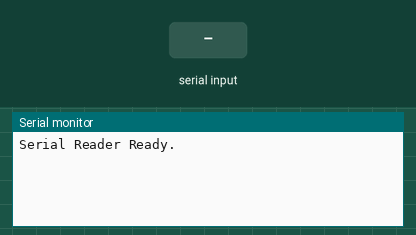
The sketch below on a simulated ESP32. Parts: the last lines printed to the serial monitor. Inputs (shaded band) come from the test bench.

Above: at 1.2 s.
1.3 s: "1\n" received over the second serial link
At 2.5 s:
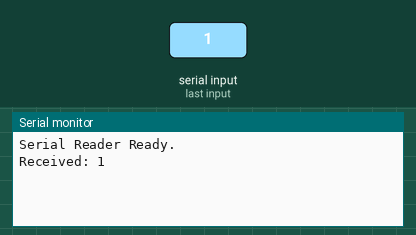
2.8 s: "0\n" received over the second serial link
At 3.7 s:
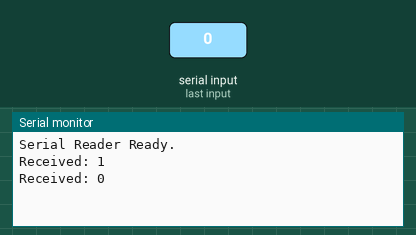
4.3 s: "2\n" received over the second serial link
At 4.9 s:
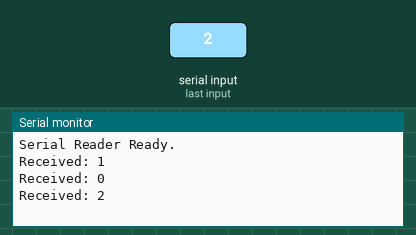

The sketch:

UART_Comms.ino
```cpp
#define TX 17  // GPIO 17 as TX
#define RX 16  // GPIO 16 as RX

void setup() {
  // Serial for USB debugging
  Serial.begin(115200);
  while (!Serial) {
    delay(10); // Wait for USB Serial to initialize
  }

  // Serial2 for UART communication
  Serial2.begin(9600, SERIAL_8N1, RX, TX);

  Serial.println("Serial Reader Ready.");
}

void loop() {
  // Check if data is available on Serial2 (UART)
  if (Serial2.available()) {
    // Read incoming message until newline
    String received = Serial2.readStringUntil('\n');
    received.trim(); // Remove \r, \n, spaces

    // Print it to the USB serial monitor
    Serial.print("Received: ");
    Serial.println(received);
  }
}
```

Measured:
- after the input at 1.3 s, the serial monitor: prints a new line at once (image 1)
- after the input at 2.8 s, the serial monitor: prints a new line at once (image 2)
- after the input at 4.3 s, the serial monitor: prints a new line at once (image 3)
